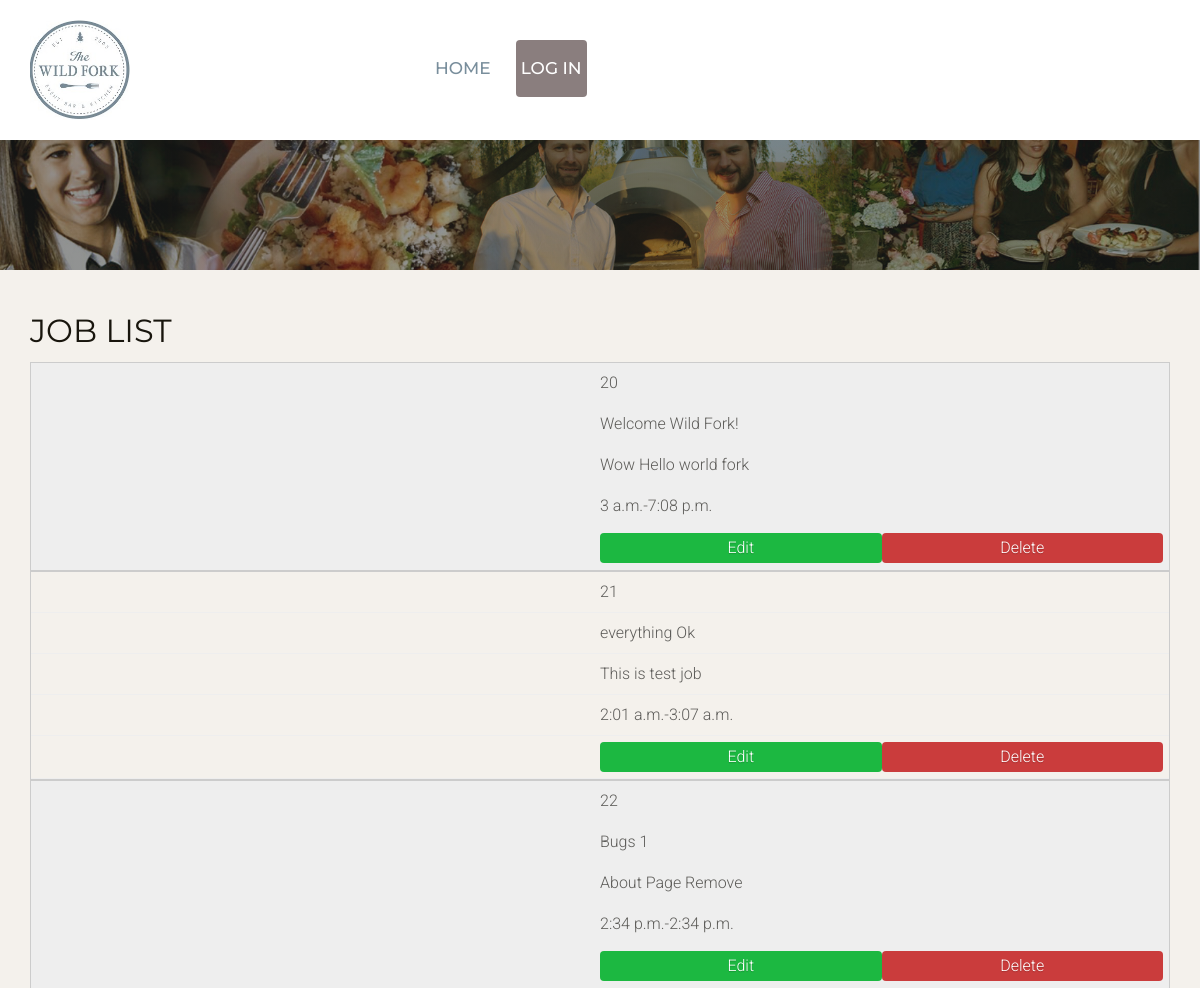
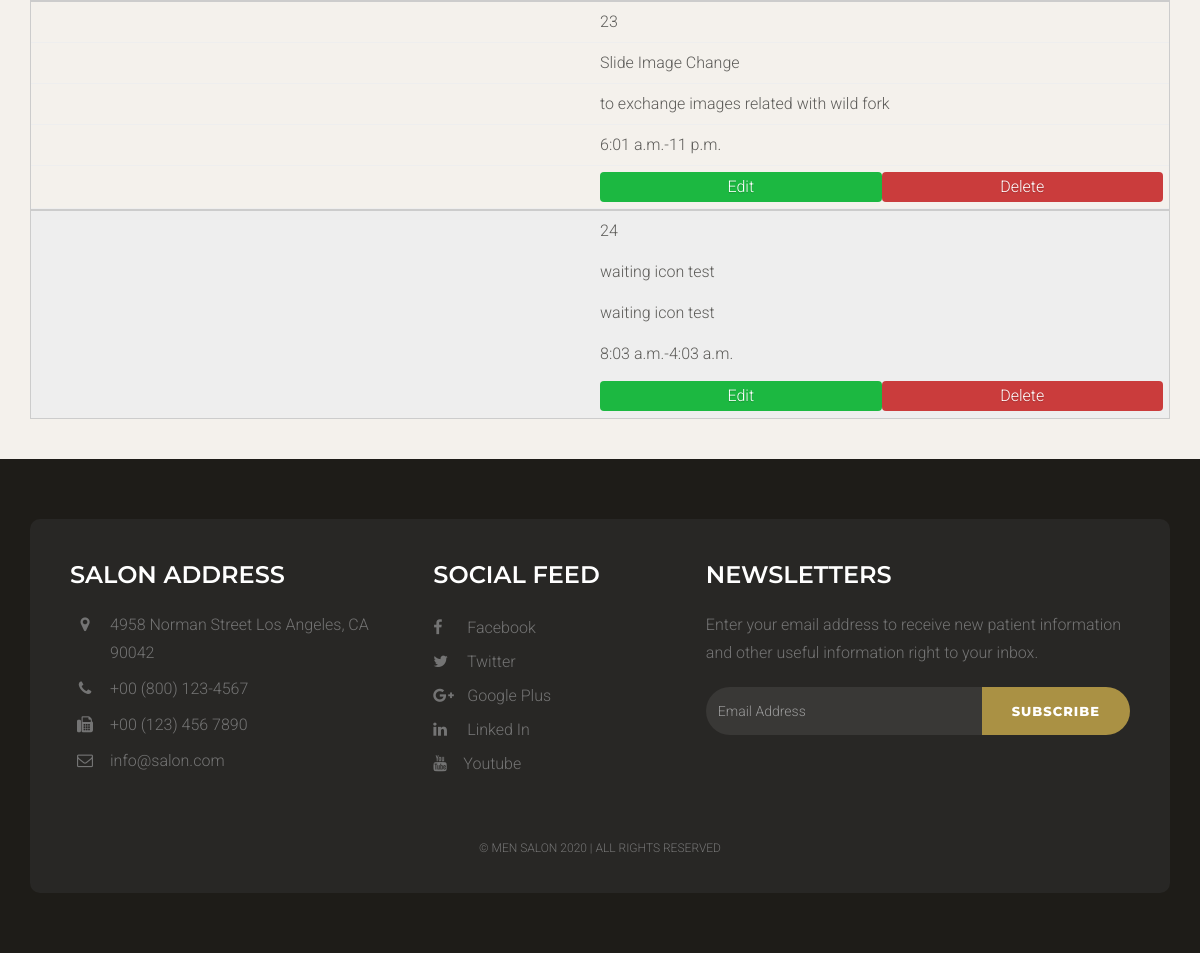
/job/adminlist, run on an earlier commit of the app's database (2 pictures, top to bottom).
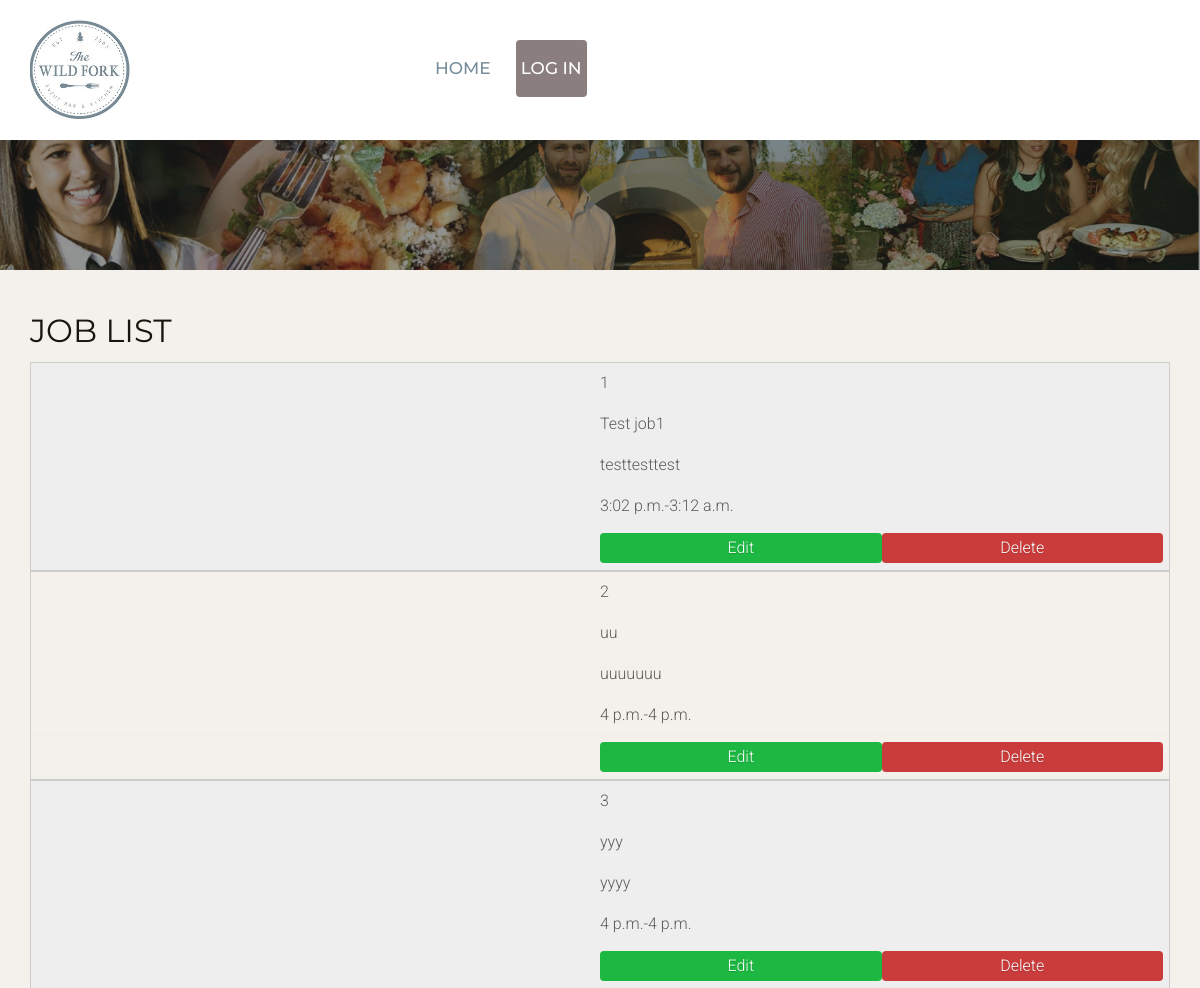
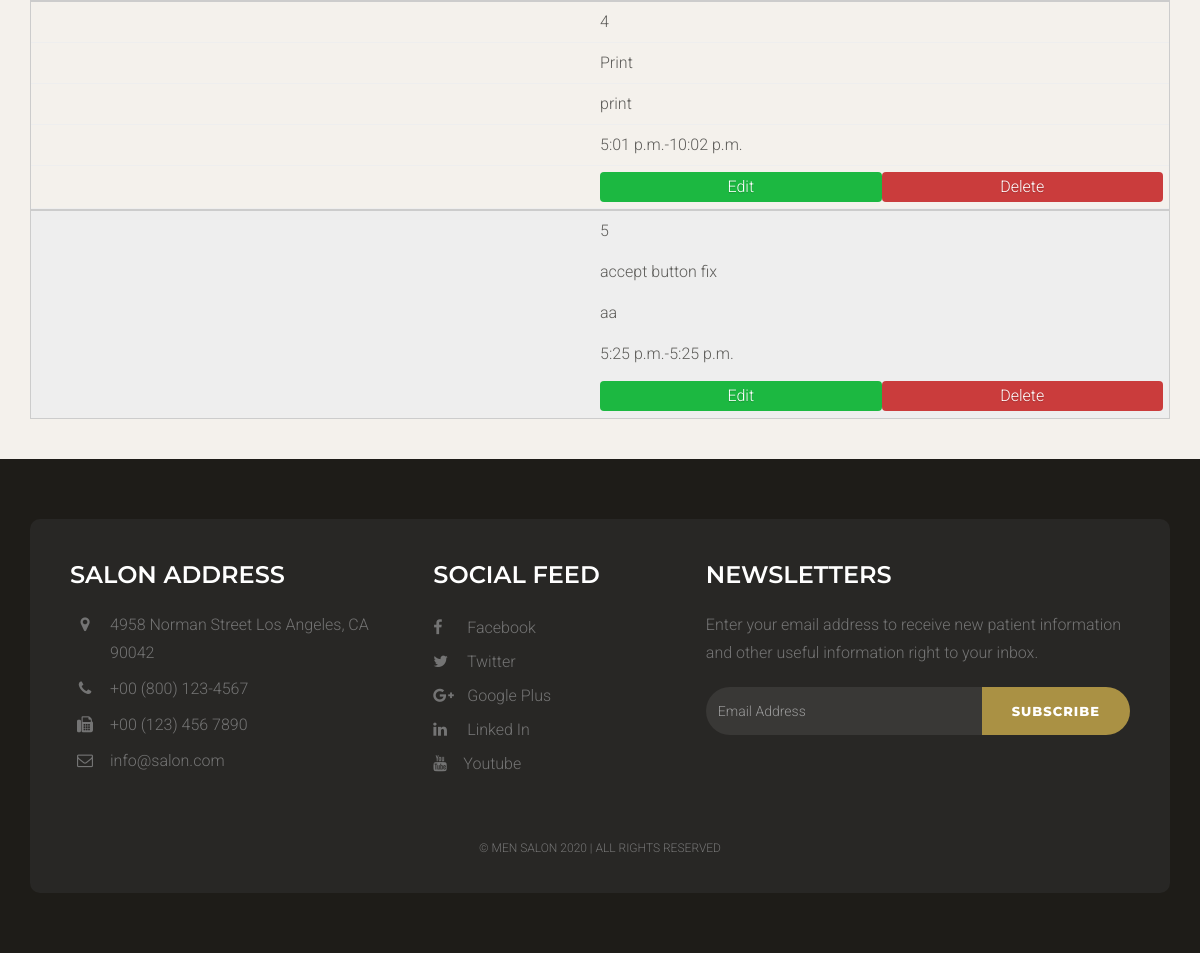
And on a later commit of the database (2 pictures, top to bottom).
### staffapp/models.py (models this page shows, shortened)
class Job(models.Model):
    writer = models.ForeignKey('auth.User')
    email = models.CharField(max_length=200)
    title = models.CharField(max_length=200)
    location = models.CharField(max_length=300)
    category = models.CharField(max_length=200)
    tags = models.CharField(max_length=200)
    description = models.TextField()
    companyName = models.CharField(max_length=100)
    website = models.CharField(max_length=100)
    tagline = models.CharField(max_length=200)
    staff_members = models.ManyToManyField('Profile', default=[])
    start_time = models.TimeField(default=timezone.now)
    end_time = models.TimeField(default=timezone.now)
    created_date = models.DateTimeField(
            default=timezone.now)
    published_date = models.DateTimeField(
            blank=True, null=True)

### staffapp/views.py (the view)
# urls.py: url(r'job/adminlist', views.adminJobList, name='amdinJobList'),
def adminJobList(request):
    jobs = Job.objects.filter().order_by('created_date')
    return render(request, 'adminjoblist.html', {'jobs': jobs})

### staffapp/templates/adminjoblist.html (shortened to what this page needs)
{% extends 'layouts/base.html' %}
{% load staticfiles %}
{% block content %}
    {% include 'layouts/header.html' %}
    <div class="space-small bg-default">
        <div class="container">
            <h1>Job List</h1>
            <table>
                <tbody>
                    {% for job in jobs %}
                    <tr>
                        <td>{{job.id}}</td>
                        <td>{{job.title}}</td>
                        <td>{{job.description}}</td>
                        <td>{{job.start_time}}-{{job.end_time}}</td>
                        <td><button class="button-success" onclick="editfn({{job.id}})" style="width:50%">Edit</button><button class="button-error" onclick="deletefn({{job.id}})" style="width:50%">Delete</button></td>
                    </tr>
                    {% endfor %}
                </tbody>
            </table>
        </div>
    </div>
    {% include 'layouts/footer.html' %}
{% endblock %}

What changed in the data, as far as the page shows it:
removed Job: id "20", title "Welcome Wild Fork!", description "Wow Hello world fork", start_time "3 a.m.", end_time "7:08 p.m."
removed Job: id "21", title "everything Ok", description "This is test job", start_time "2:01 a.m.", end_time "3:07 a.m."
removed Job: id "22", title "Bugs 1", description "About Page Remove", start_time "2:34 p.m.", end_time "2:34 p.m."
removed Job: id "23", title "Slide Image Change", description "to exchange images related with wild fork", start_time "6:01 a.m.", end_time "11 p.m."
removed Job: id "24", title "waiting icon test", description "waiting icon test", start_time "8:03 a.m.", end_time "4:03 a.m."
added Job: id "1", title "Test job1", description "testtesttest", start_time "3:02 p.m.", end_time "3:12 a.m."
added Job: id "2", title "uu", description "uuuuuuu", start_time "4 p.m.", end_time "4 p.m."
added Job: id "3", title "yyy", description "yyyy", start_time "4 p.m.", end_time "4 p.m."
added Job: id "4", title "Print", description "print", start_time "5:01 p.m.", end_time "10:02 p.m."
added Job: id "5", title "accept button fix", description "aa", start_time "5:25 p.m.", end_time "5:25 p.m."
